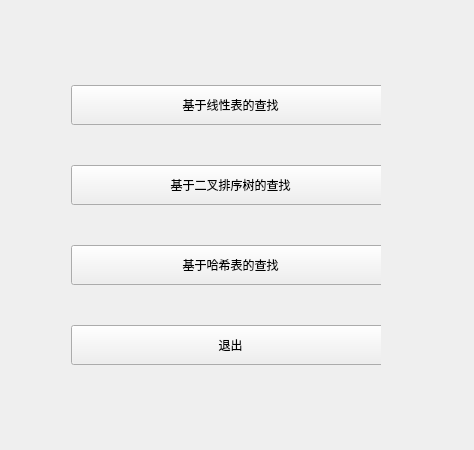
<?xml version="1.0" encoding="UTF-8"?>
<ui version="4.0">
 <class>Widget</class>
 <widget class="QWidget" name="Widget">
  <property name="geometry">
   <rect>
    <x>0</x>
    <y>0</y>
    <width>474</width>
    <height>450</height>
   </rect>
  </property>
  <property name="minimumSize">
   <size>
    <width>474</width>
    <height>450</height>
   </size>
  </property>
  <property name="maximumSize">
   <size>
    <width>474</width>
    <height>450</height>
   </size>
  </property>
  <property name="windowTitle">
   <string>Widget</string>
  </property>
  <widget class="QWidget" name="layoutWidget">
   <property name="geometry">
    <rect>
     <x>60</x>
     <y>40</y>
     <width>321</width>
     <height>371</height>
    </rect>
   </property>
   <layout class="QVBoxLayout" name="verticalLayout">
    <item>
     <widget class="QPushButton" name="LLButton">
      <property name="minimumSize">
       <size>
        <width>319</width>
        <height>40</height>
       </size>
      </property>
      <property name="maximumSize">
       <size>
        <width>319</width>
        <height>40</height>
       </size>
      </property>
      <property name="text">
       <string>基于线性表的查找</string>
      </property>
     </widget>
    </item>
    <item>
     <widget class="QPushButton" name="BTButton">
      <property name="minimumSize">
       <size>
        <width>319</width>
        <height>40</height>
       </size>
      </property>
      <property name="maximumSize">
       <size>
        <width>319</width>
        <height>40</height>
       </size>
      </property>
      <property name="text">
       <string>基于二叉排序树的查找</string>
      </property>
     </widget>
    </item>
    <item>
     <widget class="QPushButton" name="HTButton">
      <property name="minimumSize">
       <size>
        <width>319</width>
        <height>40</height>
       </size>
      </property>
      <property name="maximumSize">
       <size>
        <width>319</width>
        <height>40</height>
       </size>
      </property>
      <property name="text">
       <string>基于哈希表的查找</string>
      </property>
     </widget>
    </item>
    <item>
     <widget class="QPushButton" name="ExitButton">
      <property name="minimumSize">
       <size>
        <width>319</width>
        <height>40</height>
       </size>
      </property>
      <property name="maximumSize">
       <size>
        <width>319</width>
        <height>40</height>
       </size>
      </property>
      <property name="text">
       <string>退出</string>
      </property>
     </widget>
    </item>
   </layout>
  </widget>
 </widget>
 <layoutdefault spacing="6" margin="11"/>
 <resources/>
 <connections/>
</ui>
